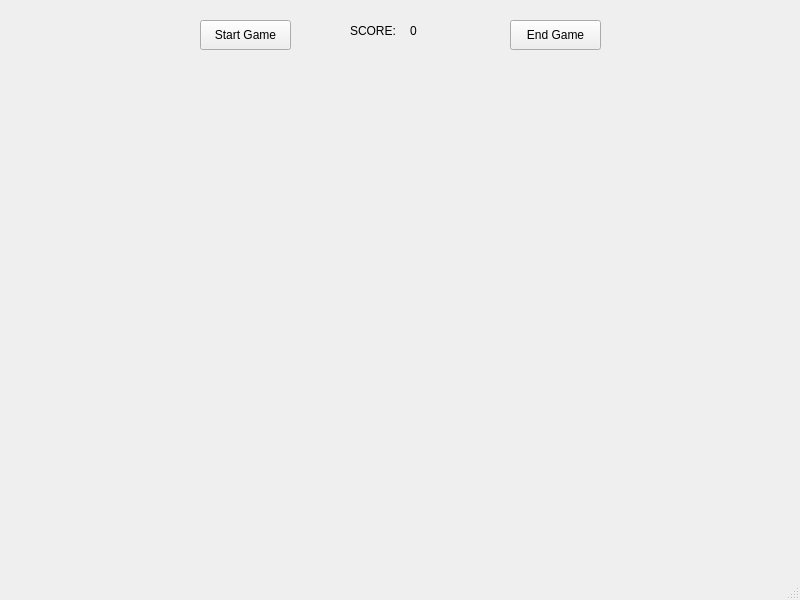
<?xml version="1.0" encoding="UTF-8"?>
<ui version="4.0">
 <class>MainWindow</class>
 <widget class="QMainWindow" name="MainWindow">
  <property name="geometry">
   <rect>
    <x>0</x>
    <y>0</y>
    <width>800</width>
    <height>600</height>
   </rect>
  </property>
  <property name="windowTitle">
   <string>MainWindow</string>
  </property>
  <widget class="QWidget" name="centralwidget">
   <widget class="QPushButton" name="pushButton">
    <property name="geometry">
     <rect>
      <x>200</x>
      <y>20</y>
      <width>91</width>
      <height>30</height>
     </rect>
    </property>
    <property name="text">
     <string>Start Game</string>
    </property>
   </widget>
   <widget class="QPushButton" name="pushButton_2">
    <property name="geometry">
     <rect>
      <x>510</x>
      <y>20</y>
      <width>91</width>
      <height>30</height>
     </rect>
    </property>
    <property name="text">
     <string>End Game</string>
    </property>
    <property name="checkable">
     <bool>false</bool>
    </property>
   </widget>
   <widget class="QLabel" name="label">
    <property name="geometry">
     <rect>
      <x>350</x>
      <y>20</y>
      <width>61</width>
      <height>22</height>
     </rect>
    </property>
    <property name="text">
     <string>SCORE:</string>
    </property>
   </widget>
   <widget class="QLabel" name="label_2">
    <property name="geometry">
     <rect>
      <x>410</x>
      <y>20</y>
      <width>51</width>
      <height>22</height>
     </rect>
    </property>
    <property name="text">
     <string>0</string>
    </property>
   </widget>
   <widget class="QWidget" name="formLayoutWidget">
    <property name="geometry">
     <rect>
      <x>300</x>
      <y>210</y>
      <width>160</width>
      <height>80</height>
     </rect>
    </property>
    <layout class="QFormLayout" name="formLayout"/>
   </widget>
  </widget>
  <widget class="QMenuBar" name="menubar">
   <property name="geometry">
    <rect>
     <x>0</x>
     <y>0</y>
     <width>800</width>
     <height>27</height>
    </rect>
   </property>
  </widget>
  <widget class="QStatusBar" name="statusbar"/>
 </widget>
 <resources/>
 <connections/>
</ui>
